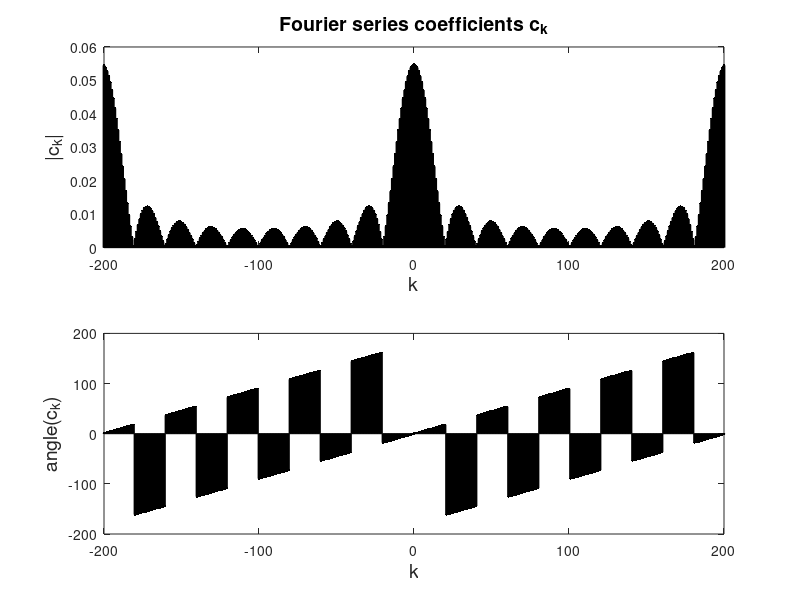
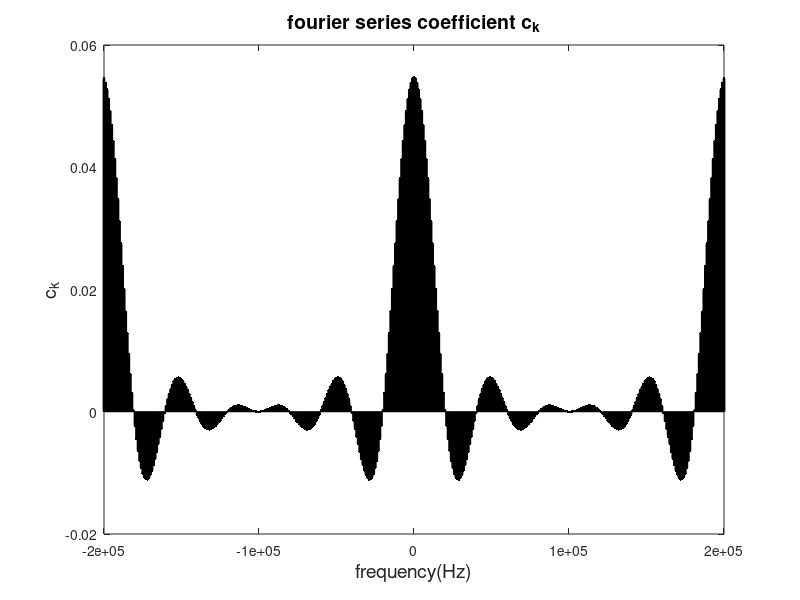
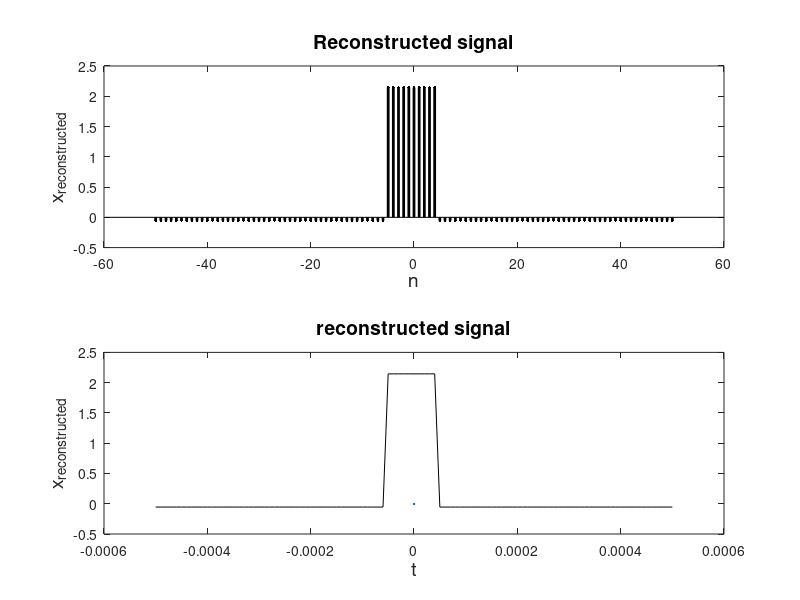
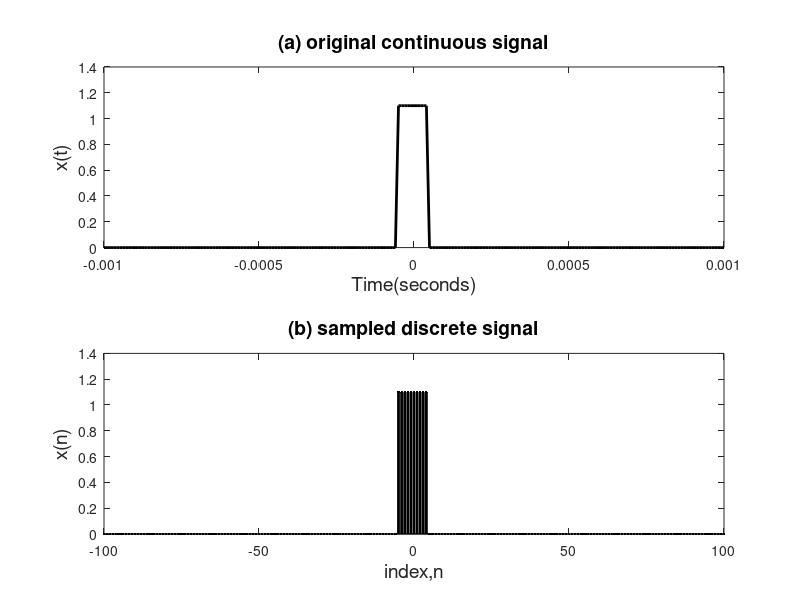

Write the MATLAB code that produced these figures, in order.
clc
close all
clear all
Fs = 100e3;
dt = 1/Fs;

%generating rectangular pulse train
T =1e-3;
D = .1;
PW = D*T;
f=1/T;
t = -T:dt:T;
n = t/dt;
L = PW/dt;
x= zeros(1,length(t));
x(find(abs(n)<=L/2)) = 1.1;
%End of rectangular pulse train
figure(20)
subplot(211),
plot(t,x,'k','linewidth',2),
xlabel('Time(seconds)','fontsize',14),
ylabel('x(t)','fontsize',14),
title('(a) original continuous signal','fontsize',14);
subplot(212)
stem(n,x,'.k','linewidth',2);
xlabel('index,n','fontsize',14),
ylabel('x(n)','fontsize',14),title('(b) sampled discrete signal','fontsize',14);

N = length(x);
Nc = 0.3*N %total number of coefficient;
if mod(N,2) == 0
    k = -N:N;
else
    k = -(N-1):(N-1);
end
c = zeros(1,length(k));
for i1 = 1:length(k)
    for i2 = 1:length(x)
        c(i1) = c(i1)+1/N*x(i2)*exp(-i*2*pi*k(i1)*n(i2)/N);
    end
end
figure(2)
subplot(211),stem(k,abs(c),'.k','linewidth',2);
xlabel('k','fontsize',14),ylabel('|c_k|','fontsize',14),title('Fourier series coefficients c_k','fontsize',14);
subplot(212),stem(k,angle(c)*180/pi,'.k','linewidth',2);
xlabel('k','fontsize',14),ylabel('angle(c_k)','fontsize',14)

figure(3),stem(k*f,c,'.k','linewidth',2);xlabel('frequency(Hz)','fontsize',14),ylabel('c_k','fontsize',14),title('fourier series coefficient c_k','fontsize',14)
%start of reconstruction of signal
t_remax  =T/2;
t_re = -t_remax:dt:t_remax;
n_re = t_re/dt;
x_re = zeros(1,length(n_re));

for i1 = 1:length(k)
    for i2 = 1: length(x_re)
        x_re(i2) = x_re(i2)+c(i1)*exp(i*2*pi*k(i1)*n_re(i2)/N);
    end
end
%end of reconstruction of signal

figure(4)
subplot(211),stem(n_re,x_re,'.k','linewidth',2);
xlabel('n','fontsize',14),ylabel('x_{reconstructed}','fontsize',14),title('Reconstructed signal','fontsize',14);
subplot(212),plot(t_re,x_re,'k',0,0,'linewidth',2);
xlabel('t','fontsize',14),ylabel('x_{reconstructed}','fontsize',14),title('reconstructed signal','fontsize',14);



    




